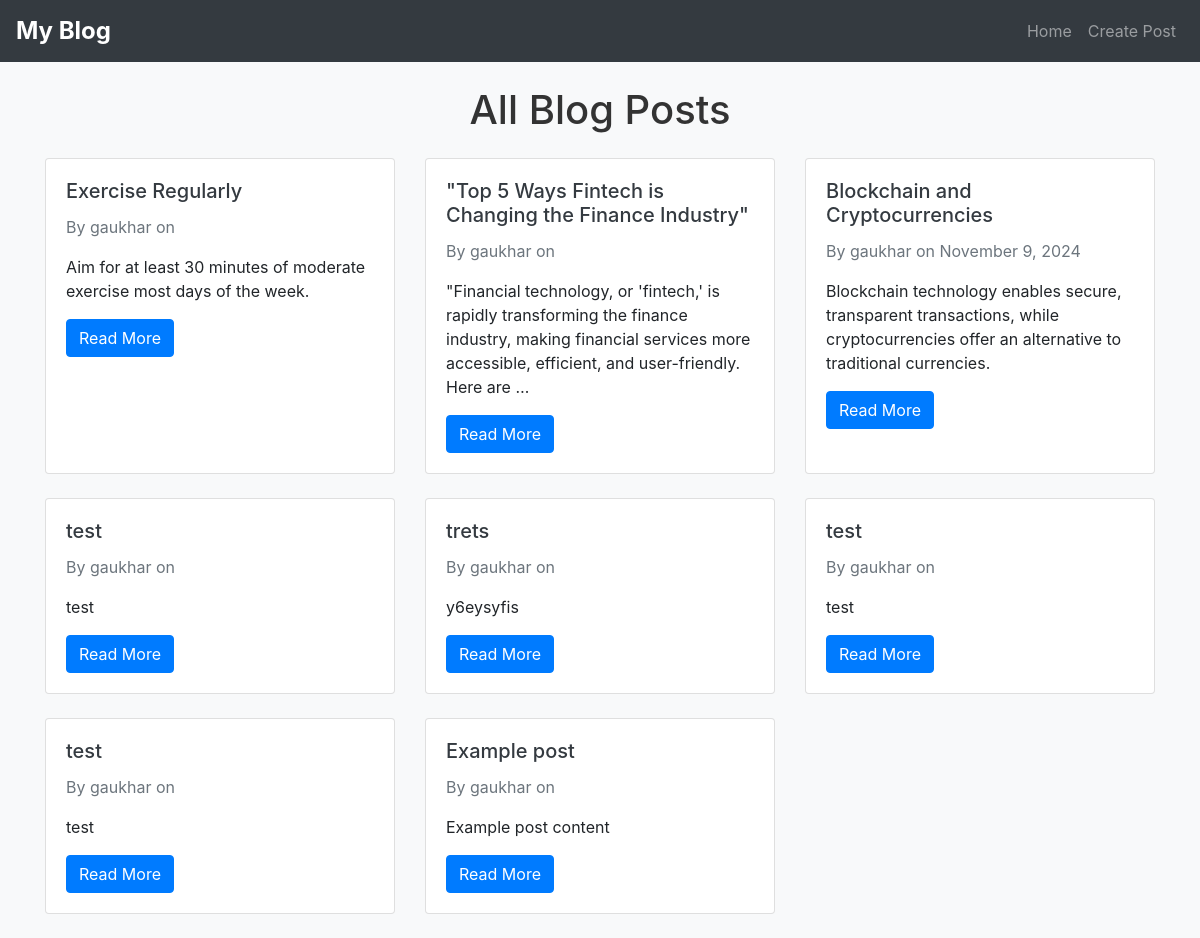
Screenshot of /blog/ with the database file from the repository.
### blog/models.py (models this page shows, shortened)
class Post(models.Model):
    title = models.CharField(max_length=200)
    content = models.TextField()
    author = models.ForeignKey(User, on_delete=models.CASCADE) # Link to user as author
    published_date = models.DateTimeField(null=True, blank=True)
    categories = models.ManyToManyField(Category, related_name='posts')
    image = models.ImageField(upload_to='posts/', null=True, blank=True)
    objects = models.Manager()
    published = PublishedManager()

### blog/views.py (the view)
# urls.py: path('', views.post_list, name='post_list'),  # URL for the list of posts
def post_list(request):
    posts = Post.objects.all()
    return render(request, 'blog/post_list.html', {'posts': posts})

### blog/templates/blog/post_list.html (shortened to what this page needs)
{% extends "blog/base.html" %}
{% block content %}
<h1 class="text-center mb-4">All Blog Posts</h1>
<div class="row">
    {% for post in posts %}
    <div class="col-md-6 col-lg-4 mb-4">
        <div class="card h-100">
            <div class="card-body">
                <h5 class="card-title">
                    <a href="{% url 'post_detail' post.id %}" class="text-dark">{{ post.title }}</a>
                </h5>
                <p class="card-text text-muted">By {{ post.author }} on {{ post.published_date|date:"F j, Y" }}</p>
                <p class="card-text">{{ post.content|truncatewords:20 }}</p>
                <a href="{% url 'post_detail' post.id %}" class="btn btn-primary">Read More</a>
            </div>
        </div>
    </div>
    {% endfor %}
</div>
{% endblock %}

### blog/templates/blog/base.html (shortened to what this page needs)
<!DOCTYPE html>
<html lang="en">
<head>
    {% load static %}
    <link rel="stylesheet" href="https://maxcdn.bootstrapcdn.com/bootstrap/4.5.2/css/bootstrap.min.css">
    <link rel="stylesheet" href="{% static 'blog/styles.css' %}">
</head>
<body>
<nav class="navbar navbar-expand-lg navbar-dark bg-dark">
    <a class="navbar-brand" href="{% url 'post_list' %}">My Blog</a>
    <div class="collapse navbar-collapse" id="navbarNav">
        <ul class="navbar-nav ml-auto">
            <li class="nav-item">
                <a class="nav-link" href="{% url 'post_list' %}">Home</a>
            </li>
            <li class="nav-item">
                <a class="nav-link" href="{% url 'post_create' %}">Create Post</a>
            </li>
        </ul>
    </div>
</nav>
<div class="container mt-4">
    {% block content %}{% endblock %}
</div>
</body>
</html>

### blog/static/blog/styles.css (style rules this page uses)
body { background-color: #f8f9fa; }
h1, h5 { color: #333; }
.navbar-brand { font-weight: bold; font-size: 1.5rem; }
.card-title a { color: #007bff; text-decoration: none; }

### rows the page displays
Post: title "Exercise Regularly", author "gaukhar", content "Aim for at least 30 minutes of moderate exercise most days of the week."
Post: title "\"Top 5 Ways Fintech is Changing the Finance Industry\"", author "gaukhar", content "\"Financial technology, or 'fintech,' is rapidly transforming the finance industry, making financial services more accessible, efficient, and user-friendly. Here are …"
Post: title "Blockchain and Cryptocurrencies", author "gaukhar", published_date "November 9, 2024", content "Blockchain technology enables secure, transparent transactions, while cryptocurrencies offer an alternative to traditional currencies."
Post: title "test", author "gaukhar", content "test"
Post: title "trets", author "gaukhar", content "y6eysyfis"
Post: title "test", author "gaukhar", content "test"
Post: title "test", author "gaukhar", content "test"
Post: title "Example post", author "gaukhar", content "Example post content"
